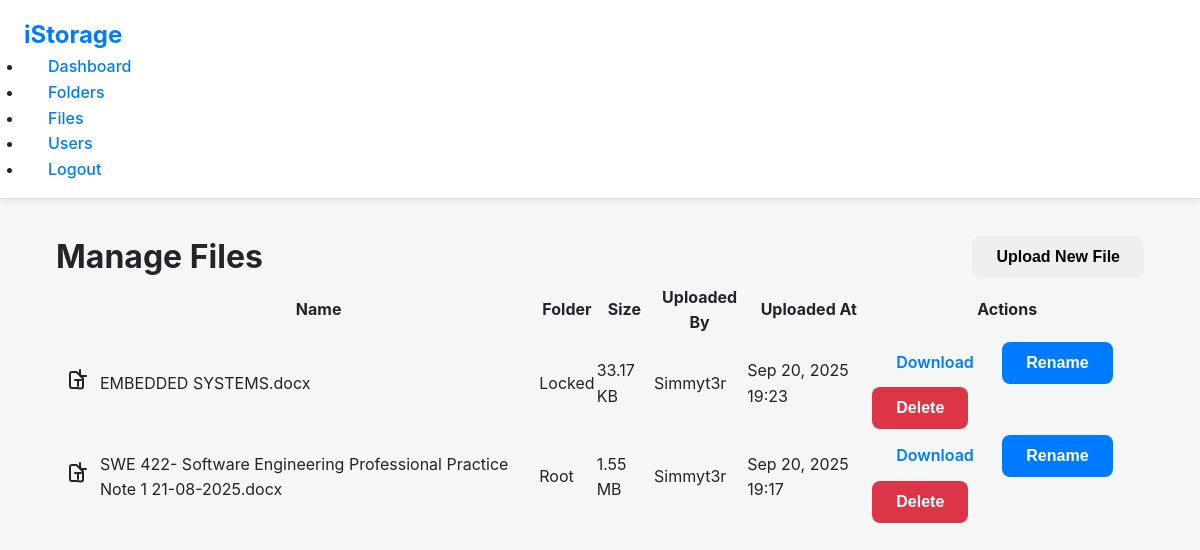
The page /views/manage_files.php (signed in) on the database its author committed.
### tables this page shows
CREATE TABLE `files` (
  `id` int(11) NOT NULL,
  `folder_id` int(11) DEFAULT NULL,
  `organization_id` int(11) NOT NULL,
  `name` varchar(255) NOT NULL,
  `file_path` varchar(255) NOT NULL,
  `file_size` int(11) NOT NULL,
  `mime_type` varchar(100) NOT NULL,
  `uploaded_by` int(11) NOT NULL,
  `uploaded_at` timestamp NOT NULL DEFAULT current_timestamp()
);

CREATE TABLE `users` (
  `id` int(11) NOT NULL,
  `organization_id` int(11) NOT NULL,
  `username` varchar(50) NOT NULL,
  `email` varchar(100) NOT NULL,
  `password_hash` varchar(255) NOT NULL,
  `first_name` varchar(50) NOT NULL,
  `last_name` varchar(50) NOT NULL,
  `role` enum('user','admin','super_admin') NOT NULL DEFAULT 'user',
  `created_at` timestamp NOT NULL DEFAULT current_timestamp(),
  `last_login` timestamp NULL DEFAULT NULL,
  `is_active` tinyint(1) NOT NULL DEFAULT 1,
  `password_reset_token` varchar(64) DEFAULT NULL,
  `password_reset_expires` datetime DEFAULT NULL
);

### includes/config.php (called while the page is built, shortened)
<?php
function is_super_admin() {
    return isset($_SESSION['role']) && $_SESSION['role'] === 'super_admin';
}
function get_user_organization_id() {
    return isset($_SESSION['organization_id']) ? $_SESSION['organization_id'] : null;
}
?>

### models/File.php (called while the page is built, shortened)
<?php
class File {
    private $pdo;
    public function __construct($pdo) {
        $this->pdo = $pdo;
    }
    public function getFilesByOrganization($organization_id) {
        $stmt = $this->pdo->prepare("SELECT f.*, u.username as uploaded_by_username FROM files f
                                    JOIN users u ON f.uploaded_by = u.id WHERE f.organization_id = ? ORDER BY f.name");
        $stmt->execute([$organization_id]);
        return $stmt->fetchAll();
    }
}
?>

### models/Folder.php (called while the page is built, shortened)
<?php
class Folder {
    private $pdo;
    public function __construct($pdo) {
        $this->pdo = $pdo;
    }
    public function getAllFoldersByOrganization($organization_id) {
        $stmt = $this->pdo->prepare("SELECT id, name FROM folders WHERE organization_id = ?");
        $stmt->execute([$organization_id]);
        return $stmt->fetchAll();
    }
}
?>

### views/manage_files.php (the view, shortened to what this page needs)
<?php
require_once '../includes/config.php';
require_once '../models/File.php';
require_once '../models/Folder.php';
function formatFileSize(int $bytes): string {
    $k = 1024;
    $sizes = ['Bytes', 'KB', 'MB', 'GB', 'TB'];
    $i = floor(log($bytes, $k));
    return round($bytes / pow($k, $i), 2) . ' ' . $sizes[$i];
}
function getFileIcon(string $filename): string {
    $extension = strtolower(pathinfo($filename, PATHINFO_EXTENSION));
    $common_attrs = "width='24' height='24' viewBox='0 0 24 24' fill='none' stroke='currentColor' stroke-width='2' stroke-linecap='round' stroke-linejoin='round'";
    switch ($extension) {
        case 'doc': case 'docx': return "<svg {$common_attrs} stroke='#3498DB'><path d='M14 2v4a2 2 0 0 0 2 2h4'/><path d='M10 20H6a2 2 0 0 1-2-2V6a2 2 0 0 1 2-2h4.5l6.5 6.5v8a2 2 0 0 1-2 2Z'/><path d='M12 18v-6'/><path d='M12 12H9'/><path d='M15 12h-3'/></svg>";
    }
}
try {
    $file_model = new File($pdo);
    $folder_model = new Folder($pdo);
    $files = [];
    $folders = [];
    $page_heading = "Manage Files";
    if (is_super_admin()) {
        $files = $file_model->getAllFiles();
        $folders = $folder_model->getAllFolders();
        $page_heading = "Manage All System Files";
    } else {
        $org_id = get_user_organization_id();
        $files = $file_model->getFilesByOrganization($org_id);
        $folders = $folder_model->getAllFoldersByOrganization($org_id);
    }
    $folder_map = array_column($folders, 'name', 'id');
} catch (PDOException $e) {
    error_log('Manage Files Page Error: ' . $e->getMessage());
    $page_error = 'Could not load file data. Please try again later.';
    $files = $folders = $folder_map = [];
}
?>
<!DOCTYPE html>
<html lang="en">
<head>
    <link rel="stylesheet" href="../assets/css/style.css">
</head>
<body>
    <header>
        <div class="header-content">
            <div class="logo"><?= htmlspecialchars(APP_NAME) ?></div>
            <nav>
                <ul>
                    <?php if (is_super_admin()): ?>
                        <li><a href="super_admin_dashboard.php">Dashboard</a></li>
                        <li><a href="manage_organizations.php">Organizations</a></li>
                    <?php else: ?>
                        <li><a href="admin_dashboard.php">Dashboard</a></li>
                        <li><a href="manage_folders.php">Folders</a></li>
                    <?php endif; ?>
                    <li><a href="manage_files.php">Files</a></li>
                    <li><a href="manage_users.php">Users</a></li>
                    <li><a href="../controllers/auth_controller.php?logout=1">Logout</a></li>
                </ul>
            </nav>
        </div>
    </header>
    <div class="container">
        <div class="main-content">
            <div class="page-header">
                <h1><?= $page_heading ?></h1>
                <button class="btn btn-success" id="upload-btn">Upload New File</button>
            </div>
            <div class="table-container">
                <table>
                    <thead>
                        <tr>
                            <th class="file-icon-cell"></th>
                            <th>Name</th>
                            <th>Folder</th>
                            <th>Size</th>
                            <th>Uploaded By</th>
                            <th>Uploaded At</th>
                            <th>Actions</th>
                        </tr>
                    </thead>
                    <tbody>
                        <?php if (empty($files)): ?>
                            <tr><td colspan="<?= is_super_admin() ? '8' : '7' ?>">No files found.</td></tr>
                        <?php else: ?>
                            <?php foreach ($files as $file): ?>
                                <tr>
                                    <td class="file-icon-cell"><?= getFileIcon($file['name']) ?></td>
                                    <td><?= htmlspecialchars($file['name']) ?></td>
                                    <td><?= htmlspecialchars($folder_map[$file['folder_id']] ?? 'Root') ?></td>
                                    <td><?= formatFileSize($file['file_size']) ?></td>
                                    <td><?= htmlspecialchars($file['uploaded_by_username']) ?></td>
                                    <td><?= date('M j, Y H:i', strtotime($file['uploaded_at'])) ?></td>
                                    <td>
                                        <a href="../controllers/file_controller.php?download=1&file_id=<?= $file['id'] ?>" class="btn btn-sm btn-info">Download</a>
                                        <button class="btn btn-sm btn-primary rename-btn" data-file-id="<?= $file['id'] ?>" data-file-name="<?= htmlspecialchars($file['name']) ?>">Rename</button>
                                        <button class="btn btn-sm btn-danger delete-btn" data-file-id="<?= $file['id'] ?>" data-file-name="<?= htmlspecialchars($file['name']) ?>">Delete</button>
                                    </td>
                                </tr>
                            <?php endforeach; ?>
                        <?php endif; ?>
                    </tbody>
                </table>
            </div>
        </div>
    </div>
</body>
</html>

### assets/css/style.css (style rules this page uses)
:root { --primary-color: #007bff; --primary-hover-color: #0056b3; --secondary-color: #6c757d; --success-color: #28a745; --danger-color: #dc3545; --light-color: #f8f9fa; --dark-color: #343a40; --text-color: #212529; --body-bg: #f4f7f6; --card-bg: #ffffff; --border-color: #dee2e6; --border-radius: 0.5rem; --box-shadow: 0 4px 6px rgba(0, 0, 0, 0.05); --font-family: 'Inter', -apple-system, BlinkMacSystemFont, "Segoe UI", Roboto, "Helvetica Neue", Arial, sans-serif; }
* { box-sizing: border-box; margin: 0; padding: 0; }
body { font-family: var(--font-family); line-height: 1.6; color: var(--text-color); background-color: var(--body-bg); }
a { color: var(--primary-color); text-decoration: none; transition: color 0.2s ease-in-out; }
.main-content { flex-grow: 1; padding: 2rem; overflow-y: auto; list-style: none; }
.container { width: 100%; max-width: 1200px; margin: 0 auto; padding: 0 1.5rem; }
header { background-color: var(--card-bg); padding: 1rem 1.5rem; box-shadow: var(--box-shadow); border-bottom: 1px solid var(--border-color); display: flex; justify-content: space-between; align-items: center; position: sticky; top: 0; z-index: 1000; width: 100%; }
header .logo { font-size: 1.5rem; font-weight: 700; color: var(--primary-color); }
header nav a { margin-left: 0.5rem; padding: 0.5rem 1rem; border-radius: var(--border-radius); font-weight: 500; transition: background-color 0.2s ease-in-out; }
.btn { display: inline-block; padding: 0.75rem 1.5rem; border-radius: var(--border-radius); border: none; font-size: 1rem; font-weight: 600; cursor: pointer; text-align: center; transition: background-color 0.2s, transform 0.1s; }
.btn-primary { background-color: var(--primary-color); color: white; }
.btn-danger { background-color: var(--danger-color); color: white; }

### views/manage_files.php (style rules this page uses)
.page-header { display: flex; justify-content: space-between; align-items: center; }
.file-icon-cell { width: 40px; text-align: center; }

### rows shown on the page
files: name "EMBEDDED SYSTEMS.docx", folder "Locked", file_size "33.17 KB", uploaded_by.username "Simmyt3r", uploaded_at "Sep 20, 2025 19:23"
files: name "SWE 422- Software Engineering Professional Practice Note 1 21-08-2025.docx", folder "Root", file_size "1.55 MB", uploaded_by.username "Simmyt3r", uploaded_at "Sep 20, 2025 19:17"

### other values the page prints
APP_NAME "iStorage"
$page_heading "Manage Files"
